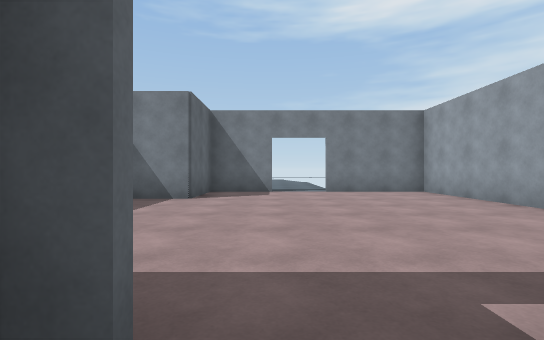
[1] (above)

16 first-person views from a walk through a scene from a Unity 3-D project. The camera is 1.2 m above the floor, looks level and sees 85° across. The floor is counted in squares, 2 m on a side. Each view is taken from the middle of a square. On the plan, view 1 faces up. The plan holds only what a view shows up to about 9 squares ahead; the rest is blank. The place goes on beyond the plan. The player is left out.

[2]
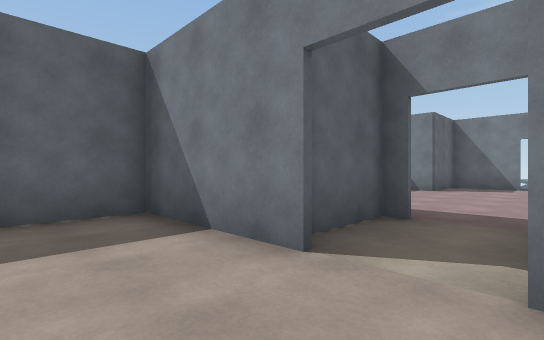

[3]
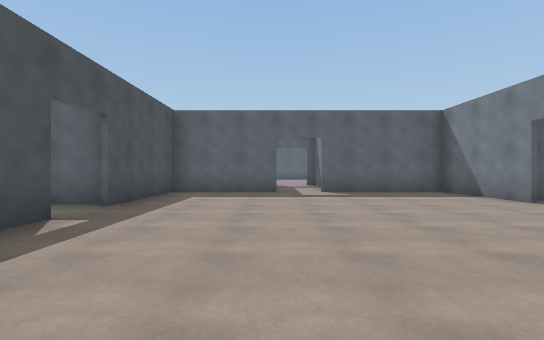

[4]
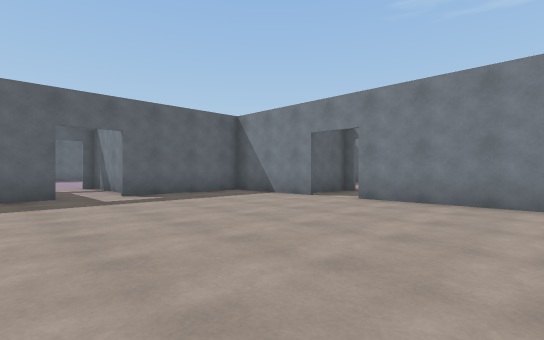

[5]
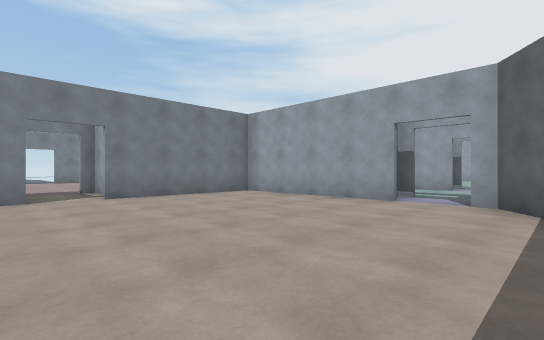

[6]
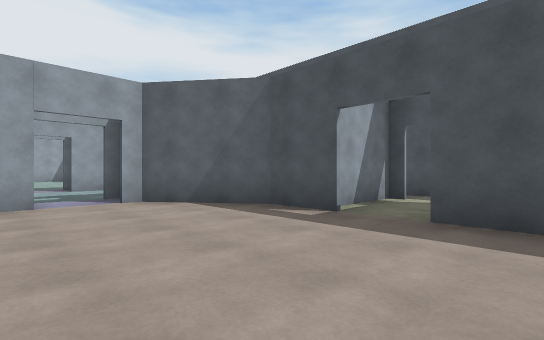

[7]
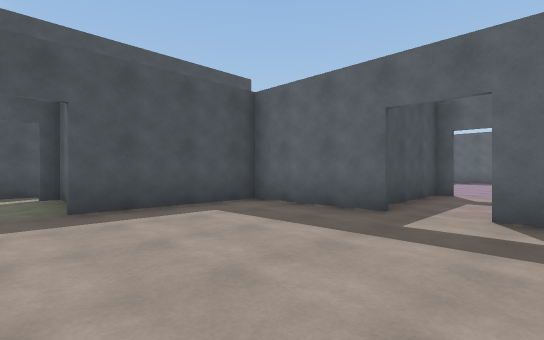

[8]
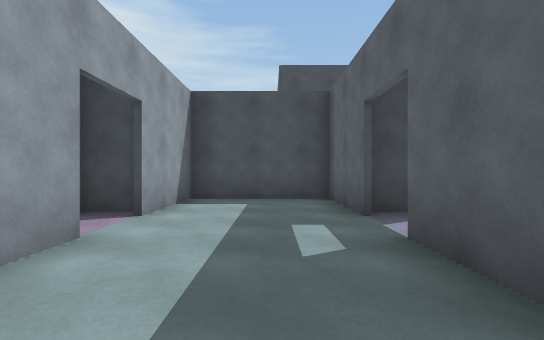

[9]
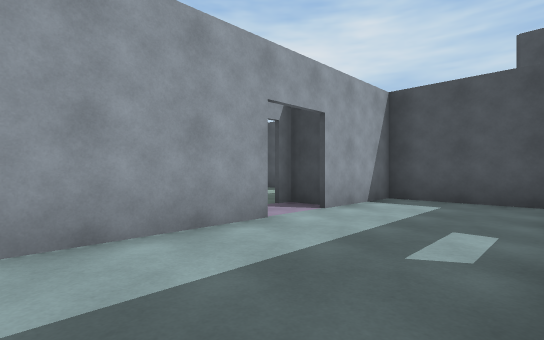

[10]
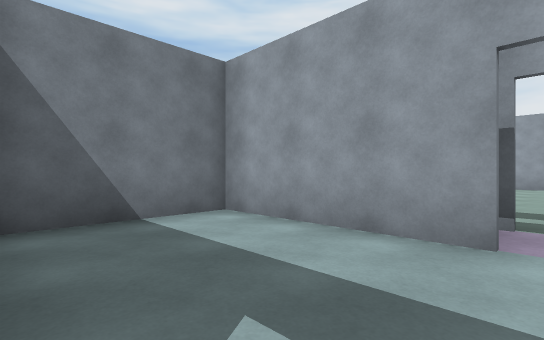

[11]
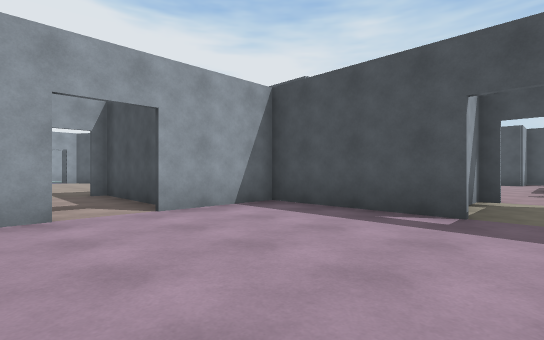

[12]
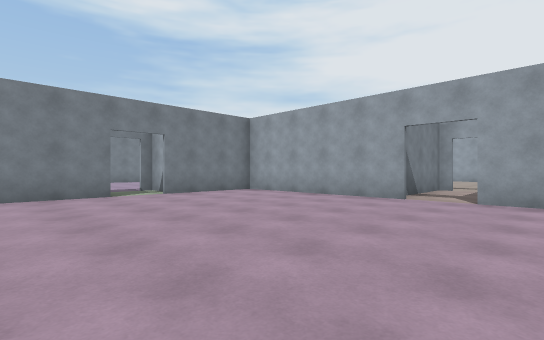

[13]
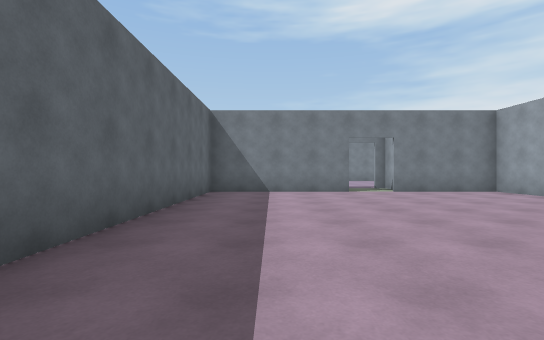

[14]
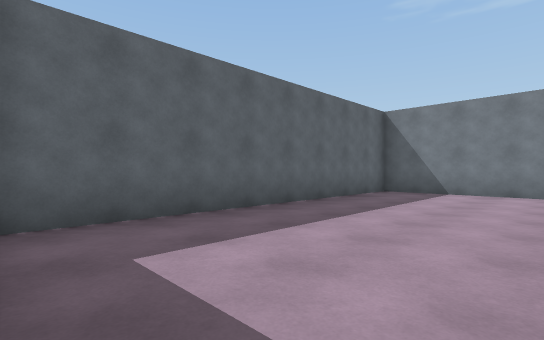

[15]
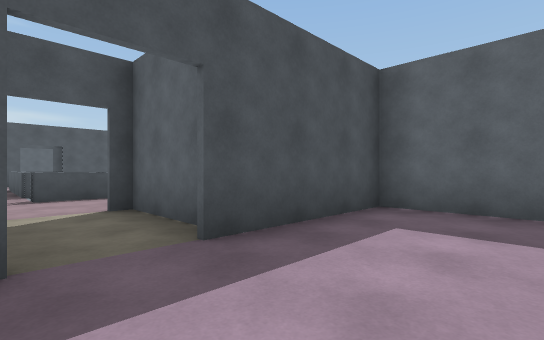

[16]
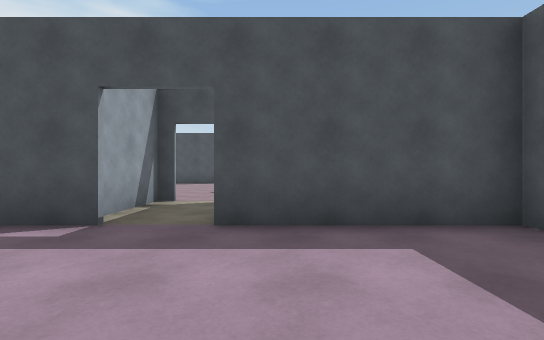

### Floor plan
Ten units are one square. View 1 is at (0, 0); x grows to the right and y downward. Boxes are objects, and circles mark ways between rooms. Rooms are numbered by the first view taken in them; rooms with no view inside come last. Other rooms are left out.
<svg viewBox="-152 -15 247 142">
<path fill="none" stroke="#000" d="M-32 43 -44 43M-32 58 -32 87 1 87M-4 13 -32 13 -32 46M-2 89 -2 112M14 87 27 87 48 72M47 58 47 13 9 13M12 1 12 -8M-7 -8 -7 10M12 112 17 112 17 92M0 122 18 122M58 69 58 92 87 92 87 69M87 58 87 23 61 23M58 42 58 56M50 72 56 72M-109 -2 -147 -2 -147 82 -114 82M-68 48 -68 -2 -96 -2M-101 82 -68 82 -68 59M-44 43 -61 43M-68 62 -32 62M-117 88 -117 108M-102 107 -98 107 -98 89"/>
<circle cx="50" cy="60" r="3" fill="#2a7"/>
<circle cx="-40" cy="50" r="3" fill="#2a7"/>
<circle cx="-60" cy="50" r="3" fill="#2a7"/>
<text x="0" y="50">1</text>
<text x="70" y="60">2</text>
<text x="-110" y="40">3</text>
<text x="-50" y="50">4</text>
<text x="-110" y="90">5</text>
</svg>
Room 1 opens to room 2. Room 1 opens to room 4. Room 3 opens to room 4.

Where each view was taken, in squares from view 1:
view 1: 0 up, 0 right, facing up
view 2: 3 down, 1 right, facing up-left
view 3: 6 down, 5 right, facing left
view 4: 7 down, 4 right, facing up-left
view 5: 8 down, 1 left, facing up-right
view 6: 5 down, 1 left, facing down-right
view 7: 4 down, 1 right, facing down-left
view 8: 3 down, 7 right, facing down
view 9: 3 down, 6 right, facing down-right
view 10: 6 down, 6 right, facing up-right
view 11: 4 down, 11 left, facing down-right
view 12: 7 down, 13 left, facing up-right
view 13: 8 down, 13 left, facing up
view 14: 8 down, 11 left, facing up-left
view 15: 6 down, 10 left, facing down-left
view 16: 5 down, 12 left, facing down
